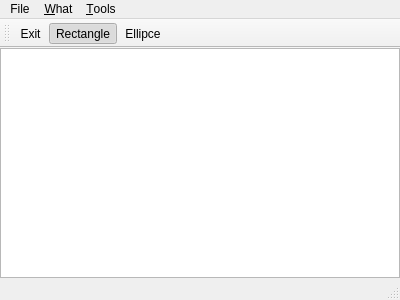
<?xml version="1.0" encoding="UTF-8"?>
<ui version="4.0">
 <class>MainWindow</class>
 <widget class="QMainWindow" name="MainWindow">
  <property name="geometry">
   <rect>
    <x>0</x>
    <y>0</y>
    <width>400</width>
    <height>300</height>
   </rect>
  </property>
  <property name="windowTitle">
   <string>GraphicsFramework</string>
  </property>
  <widget class="QWidget" name="centralWidget">
   <layout class="QGridLayout" name="gridLayout_2">
    <property name="leftMargin">
     <number>0</number>
    </property>
    <property name="topMargin">
     <number>0</number>
    </property>
    <property name="rightMargin">
     <number>0</number>
    </property>
    <property name="bottomMargin">
     <number>0</number>
    </property>
    <item row="0" column="0">
     <widget class="QGraphicsView" name="graphicsView"/>
    </item>
   </layout>
  </widget>
  <widget class="QMenuBar" name="menuBar">
   <property name="geometry">
    <rect>
     <x>0</x>
     <y>0</y>
     <width>400</width>
     <height>21</height>
    </rect>
   </property>
   <widget class="QMenu" name="menuFile">
    <property name="title">
     <string>File</string>
    </property>
    <addaction name="exitAct"/>
   </widget>
   <widget class="QMenu" name="menu_What">
    <property name="title">
     <string>&amp;What</string>
    </property>
    <addaction name="rectangleAct"/>
    <addaction name="ellipceAct"/>
   </widget>
   <widget class="QMenu" name="menu_Tools">
    <property name="title">
     <string>&amp;Tools</string>
    </property>
    <addaction name="setColorAct"/>
    <addaction name="lineEditAct"/>
   </widget>
   <addaction name="menuFile"/>
   <addaction name="menu_What"/>
   <addaction name="menu_Tools"/>
  </widget>
  <widget class="QToolBar" name="mainToolBar">
   <attribute name="toolBarArea">
    <enum>TopToolBarArea</enum>
   </attribute>
   <attribute name="toolBarBreak">
    <bool>false</bool>
   </attribute>
   <addaction name="exitAct"/>
   <addaction name="rectangleAct"/>
   <addaction name="ellipceAct"/>
  </widget>
  <widget class="QStatusBar" name="statusBar"/>
  <action name="exitAct">
   <property name="icon">
    <iconset resource="images.qrc">
     <normaloff>:/Images/iconExit.ico</normaloff>:/Images/iconExit.ico</iconset>
   </property>
   <property name="text">
    <string>&amp;Exit</string>
   </property>
  </action>
  <action name="rectangleAct">
   <property name="checkable">
    <bool>true</bool>
   </property>
   <property name="checked">
    <bool>true</bool>
   </property>
   <property name="icon">
    <iconset resource="images.qrc">
     <normaloff>:/Images/IconRect.ico</normaloff>:/Images/IconRect.ico</iconset>
   </property>
   <property name="text">
    <string>&amp;Rectangle</string>
   </property>
  </action>
  <action name="ellipceAct">
   <property name="checkable">
    <bool>true</bool>
   </property>
   <property name="icon">
    <iconset resource="images.qrc">
     <normaloff>:/Images/IconEllipse.ico</normaloff>:/Images/IconEllipse.ico</iconset>
   </property>
   <property name="text">
    <string>&amp;Ellipce</string>
   </property>
  </action>
  <action name="setColorAct">
   <property name="text">
    <string>Set &amp;color...</string>
   </property>
  </action>
  <action name="lineEditAct">
   <property name="text">
    <string>Line edit...</string>
   </property>
  </action>
 </widget>
 <layoutdefault spacing="6" margin="11"/>
 <resources>
  <include location="images.qrc"/>
 </resources>
 <connections>
  <connection>
   <sender>exitAct</sender>
   <signal>triggered()</signal>
   <receiver>MainWindow</receiver>
   <slot>close()</slot>
   <hints>
    <hint type="sourcelabel">
     <x>-1</x>
     <y>-1</y>
    </hint>
    <hint type="destinationlabel">
     <x>199</x>
     <y>149</y>
    </hint>
   </hints>
  </connection>
 </connections>
</ui>
